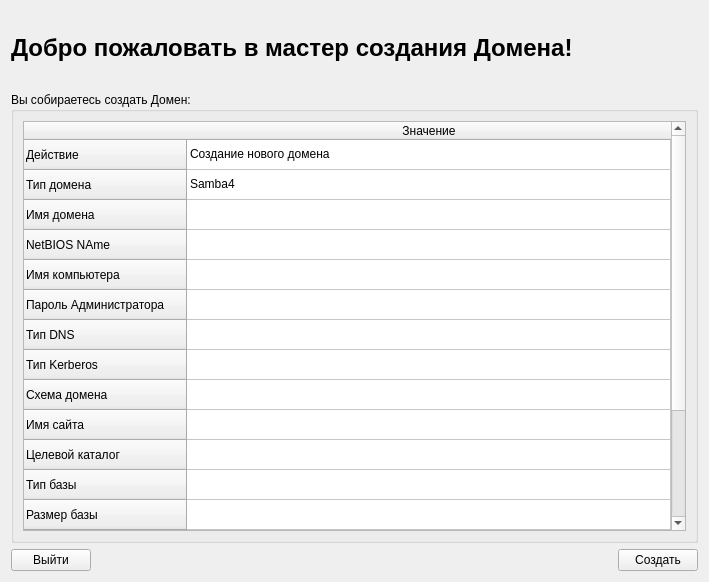
<?xml version="1.0" encoding="UTF-8"?>
<ui version="4.0">
 <class>Step1Page</class>
 <widget class="QWidget" name="Step1Page">
  <property name="geometry">
   <rect>
    <x>0</x>
    <y>0</y>
    <width>709</width>
    <height>582</height>
   </rect>
  </property>
  <property name="font">
   <font>
    <underline>false</underline>
   </font>
  </property>
  <property name="windowTitle">
   <string>Form</string>
  </property>
  <layout class="QGridLayout" name="gridLayout_2">
   <item row="2" column="0">
    <widget class="QPushButton" name="exitPushButton">
     <property name="text">
      <string>Выйти</string>
     </property>
    </widget>
   </item>
   <item row="0" column="3">
    <widget class="QLabel" name="label_9">
     <property name="sizePolicy">
      <sizepolicy hsizetype="Fixed" vsizetype="Fixed">
       <horstretch>0</horstretch>
       <verstretch>0</verstretch>
      </sizepolicy>
     </property>
     <property name="minimumSize">
      <size>
       <width>75</width>
       <height>75</height>
      </size>
     </property>
     <property name="maximumSize">
      <size>
       <width>50</width>
       <height>50</height>
      </size>
     </property>
     <property name="frameShape">
      <enum>QFrame::NoFrame</enum>
     </property>
     <property name="text">
      <string/>
     </property>
     <property name="pixmap">
      <pixmap>logo.png</pixmap>
     </property>
     <property name="scaledContents">
      <bool>true</bool>
     </property>
    </widget>
   </item>
   <item row="2" column="3">
    <widget class="QPushButton" name="nextPushButton">
     <property name="text">
      <string>Создать</string>
     </property>
    </widget>
   </item>
   <item row="0" column="0" colspan="3">
    <widget class="QLabel" name="label">
     <property name="sizePolicy">
      <sizepolicy hsizetype="Fixed" vsizetype="Fixed">
       <horstretch>0</horstretch>
       <verstretch>0</verstretch>
      </sizepolicy>
     </property>
     <property name="font">
      <font>
       <pointsize>18</pointsize>
       <weight>75</weight>
       <bold>true</bold>
       <underline>false</underline>
      </font>
     </property>
     <property name="text">
      <string>Добро пожаловать в мастер создания Домена! </string>
     </property>
     <property name="margin">
      <number>3</number>
     </property>
    </widget>
   </item>
   <item row="2" column="1">
    <spacer name="horizontalSpacer">
     <property name="orientation">
      <enum>Qt::Horizontal</enum>
     </property>
     <property name="sizeHint" stdset="0">
      <size>
       <width>538</width>
       <height>20</height>
      </size>
     </property>
    </spacer>
   </item>
   <item row="1" column="0" colspan="4">
    <widget class="QGroupBox" name="groupBox">
     <property name="sizePolicy">
      <sizepolicy hsizetype="Expanding" vsizetype="Expanding">
       <horstretch>0</horstretch>
       <verstretch>0</verstretch>
      </sizepolicy>
     </property>
     <property name="font">
      <font>
       <weight>50</weight>
       <bold>false</bold>
       <underline>false</underline>
      </font>
     </property>
     <property name="title">
      <string>Вы собираетесь создать Домен:</string>
     </property>
     <property name="flat">
      <bool>true</bool>
     </property>
     <property name="checkable">
      <bool>false</bool>
     </property>
     <layout class="QGridLayout" name="gridLayout_3">
      <item row="0" column="0">
       <widget class="QTableWidget" name="tableWidget">
        <property name="autoFillBackground">
         <bool>true</bool>
        </property>
        <attribute name="horizontalHeaderStretchLastSection">
         <bool>true</bool>
        </attribute>
        <row>
         <property name="text">
          <string>Действие</string>
         </property>
        </row>
        <row>
         <property name="text">
          <string>Тип домена</string>
         </property>
        </row>
        <row>
         <property name="text">
          <string>Имя домена</string>
         </property>
        </row>
        <row>
         <property name="text">
          <string>NetBIOS NAme</string>
         </property>
        </row>
        <row>
         <property name="text">
          <string>Имя компьютера</string>
         </property>
        </row>
        <row>
         <property name="text">
          <string>Пароль Администратора</string>
         </property>
        </row>
        <row>
         <property name="text">
          <string>Тип DNS</string>
         </property>
        </row>
        <row>
         <property name="text">
          <string>Тип Kerberos</string>
         </property>
        </row>
        <row>
         <property name="text">
          <string>Схема домена</string>
         </property>
        </row>
        <row>
         <property name="text">
          <string>Имя сайта</string>
         </property>
        </row>
        <row>
         <property name="text">
          <string>Целевой каталог</string>
         </property>
        </row>
        <row>
         <property name="text">
          <string>Тип базы</string>
         </property>
        </row>
        <row>
         <property name="text">
          <string>Размер базы</string>
         </property>
        </row>
        <row>
         <property name="text">
          <string>Использование RFC2307</string>
         </property>
        </row>
        <row>
         <property name="text">
          <string>Генерация SID для домена</string>
         </property>
        </row>
        <row>
         <property name="text">
          <string>Хранение конф. значений</string>
         </property>
        </row>
        <row>
         <property name="text">
          <string>Изменение resolve.conf</string>
         </property>
        </row>
        <row>
         <property name="text">
          <string>Изменение smb.conf</string>
         </property>
        </row>
        <column>
         <property name="text">
          <string>Значение</string>
         </property>
        </column>
        <item row="0" column="0">
         <property name="text">
          <string>Создание нового домена</string>
         </property>
        </item>
        <item row="1" column="0">
         <property name="text">
          <string>Samba4</string>
         </property>
        </item>
        <item row="2" column="0">
         <property name="text">
          <string/>
         </property>
        </item>
       </widget>
      </item>
     </layout>
    </widget>
   </item>
  </layout>
 </widget>
 <resources/>
 <connections/>
</ui>
